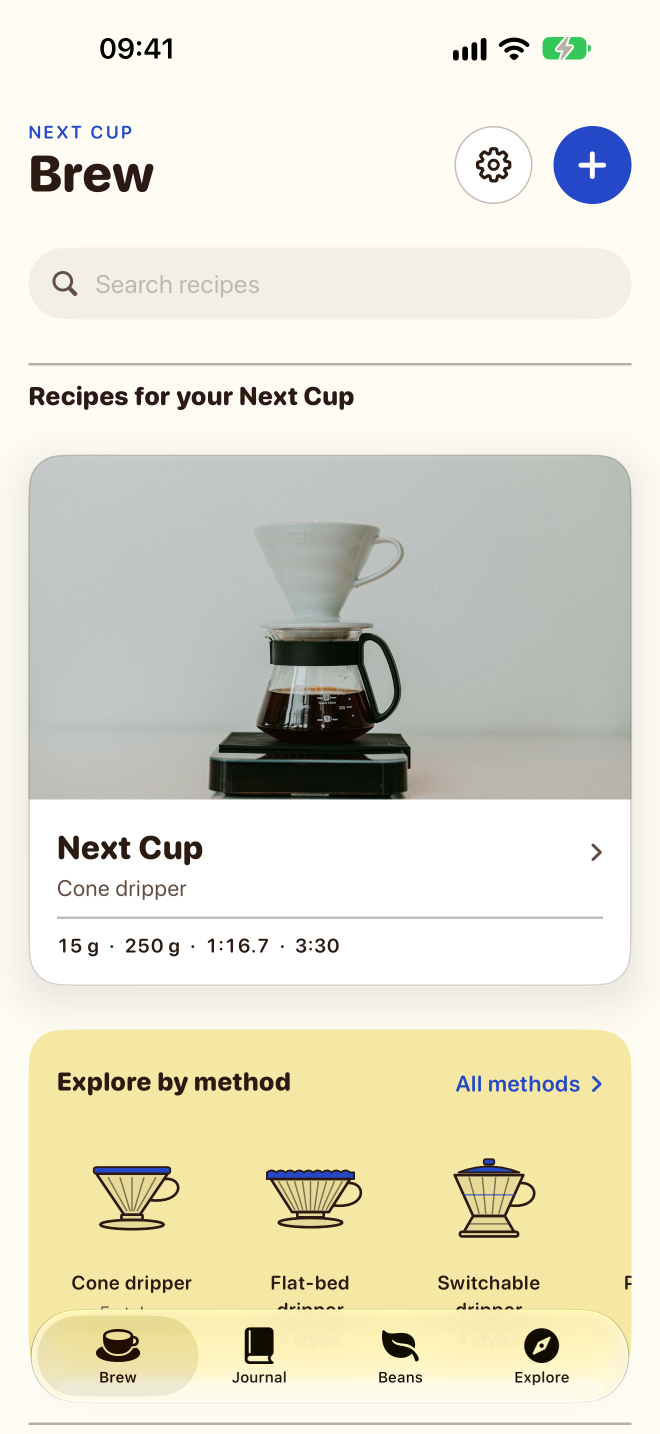
#> input picture docs/app-store/raw/01-next-cup.png, 1320 x 2868 px (shown at 1/2 size); its folder holds only this picture in this run
$ python frame_store_shots.py
#> lines starting #> are read from the running program, lines starting #| are printed output that depends on the picture; after the words box and inside, x2 and y2 are one past the last pixel; in counts of white or black regions, pixels touching at a corner belong together
"""Frames the raw App Store shots (docs/app-store/raw, from AppStoreCaptureUITests) into
captioned 6.9-inch (1320 x 2868) and 6.5-inch (1284 x 2778, 1242 x 2688) PNGs, in the
navy style of the 1.0 marketing set.

Usage: python3 design/frame_store_shots.py [out_dir]
Writes store/ios/screenshots/en-US (6.9 + 6.5) and, when out_dir is given, every size there.
"""

import sys
from pathlib import Path

from PIL import Image, ImageDraw, ImageFilter, ImageFont

ROOT = Path(__file__).resolve().parent.parent
RAW = ROOT / "docs/app-store/raw"
STORE = ROOT / "store/ios/screenshots/en-US"
SF = "/System/Library/Fonts/SFNS.ttf"
W, H = 1320, 2868

# (raw name, headline, subtitle), in store order.
SHOTS = [
    ("01-next-cup", "A recipe for\nyour next cup",
     "Ask AI for Next Cup reads your past brews and saves a new recipe to the Brew tab."),
    ("02-ask-ai", "See what to change\nand why",
     "It compares this brew with similar ones and gives a reason for each change."),
    ("03-start-brew", "Choose how much\ncoffee to make",
     "Tap the plus and minus buttons to set the amount and the dose, or hold one for a dial."),
    ("04-timer", "The timer shows\neach pour",
     "The current step is on screen, on your Lock Screen and in the Dynamic Island."),
    ("06-taste", "Say how the\ncup tasted",
     "Pick what you tasted and rate the cup. It is saved with the brew."),
    ("05-journal", "Your journal keeps\nevery brew",
     "Each entry has the dose, water, grind, time, taste and rating."),
    ("07-beans", "Keep track of\nyour beans",
     "See how fresh each bag is and how much is left. Scan a barcode or QR code to add one."),
    ("08-privacy", "Your journal stays\non your iPhone",
     "Next Cup has no account, no ads and no analytics."),
]
SIZES = {"6.9": (1320, 2868), "6.9-alt": (1290, 2796), "6.5": (1284, 2778), "6.5-small": (1242, 2688)}
IN_STORE = {"6.9", "6.5"}


def font(size, weight):
    # SFNS axes: Width, Optical Size, GRAD, Weight.
    f = ImageFont.truetype(SF, size)
    f.set_variation_by_axes([100, min(size, 96), 400, weight])
    return f


def background():
    # Navy with a lighter glow at the top centre, as in the 1.0 set.
    bg = Image.new("RGB", (W, H), (11, 15, 38))
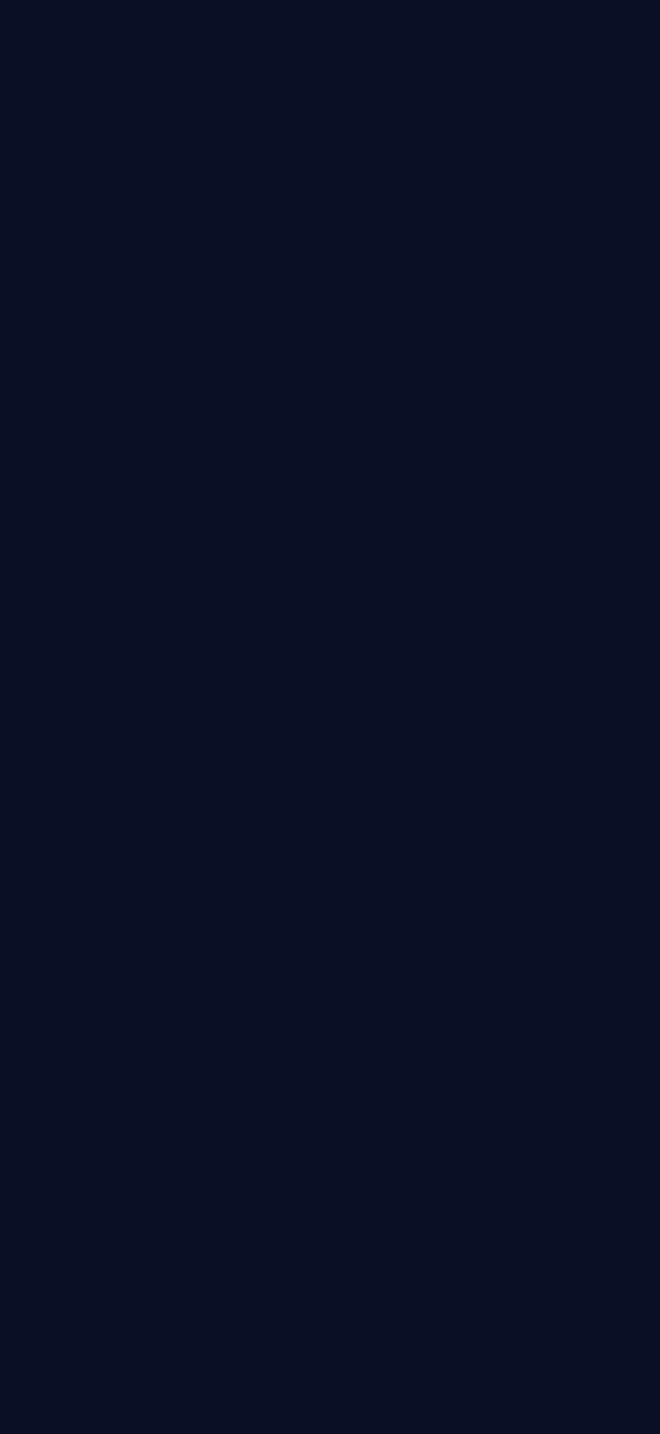
#> bg: PIL image 1320x2868 RGB (shown at 1/2 size); mean R, G, B 11, 15, 38
    glow = Image.new("L", (W, H), 0)
#> glow: PIL image 1320x2868 L; every value is 0
    ImageDraw.Draw(glow).ellipse((-200, -900, W + 200, 1500), fill=255)
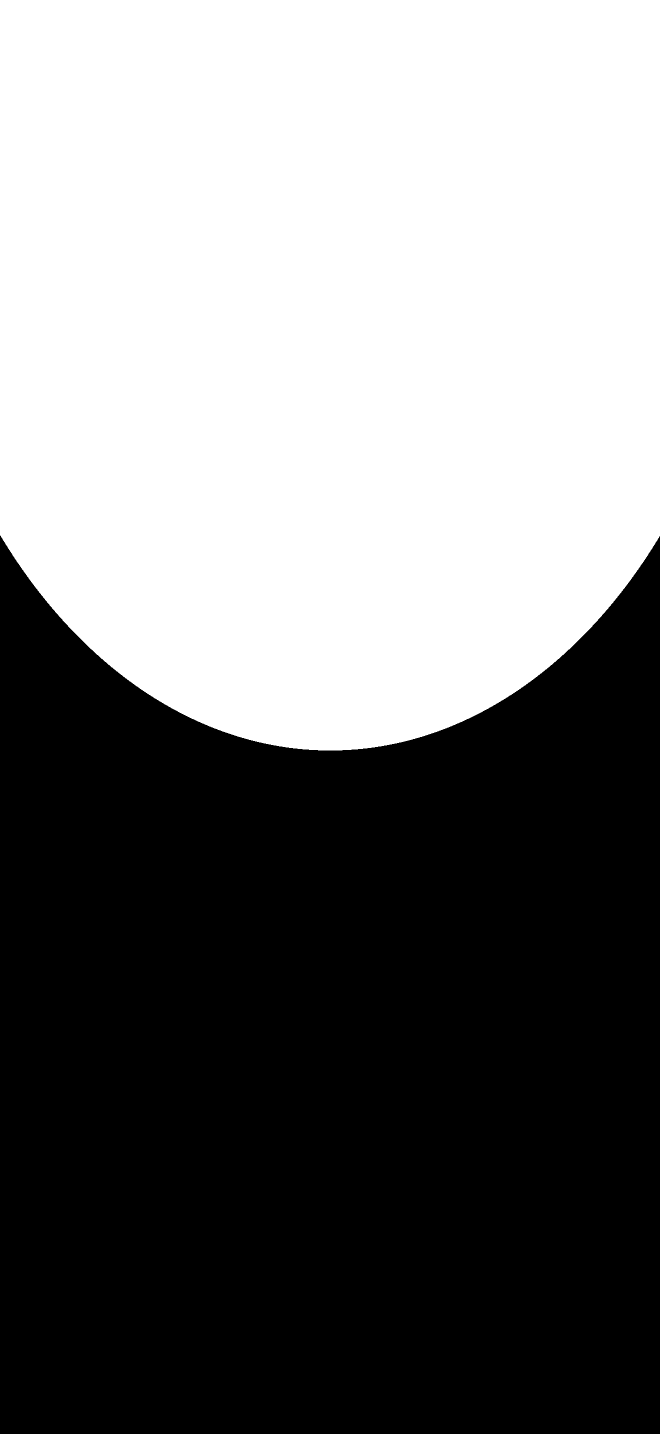
#> glow: PIL image 1320x2868 L (shown at 1/2 size); 47.8% white; 1 white region, box (x1, y1, x2, y2) and area: (0, 0, 1320, 1501) 1807968
    glow = glow.filter(ImageFilter.GaussianBlur(260))
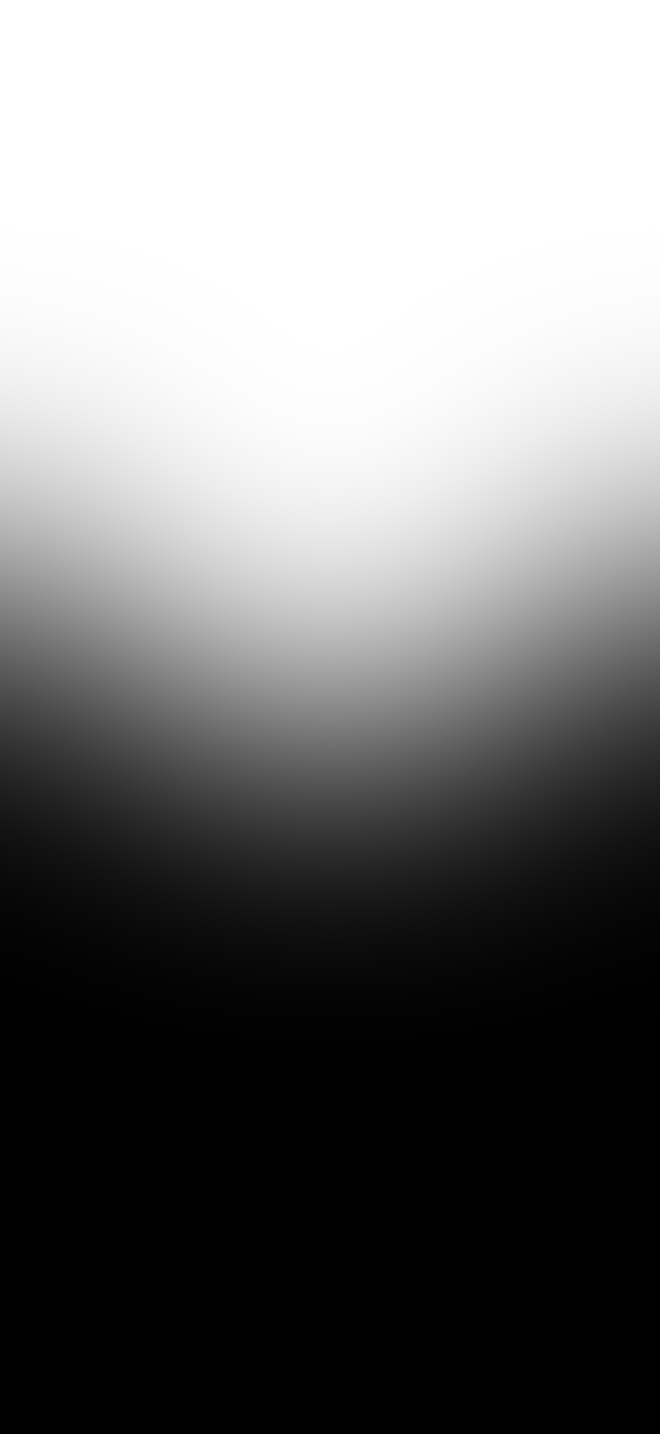
#> glow: PIL image 1320x2868 L (shown at 1/2 size); min 0, max 255, mean 120
    return Image.composite(Image.new("RGB", (W, H), (36, 48, 108)), bg, glow)
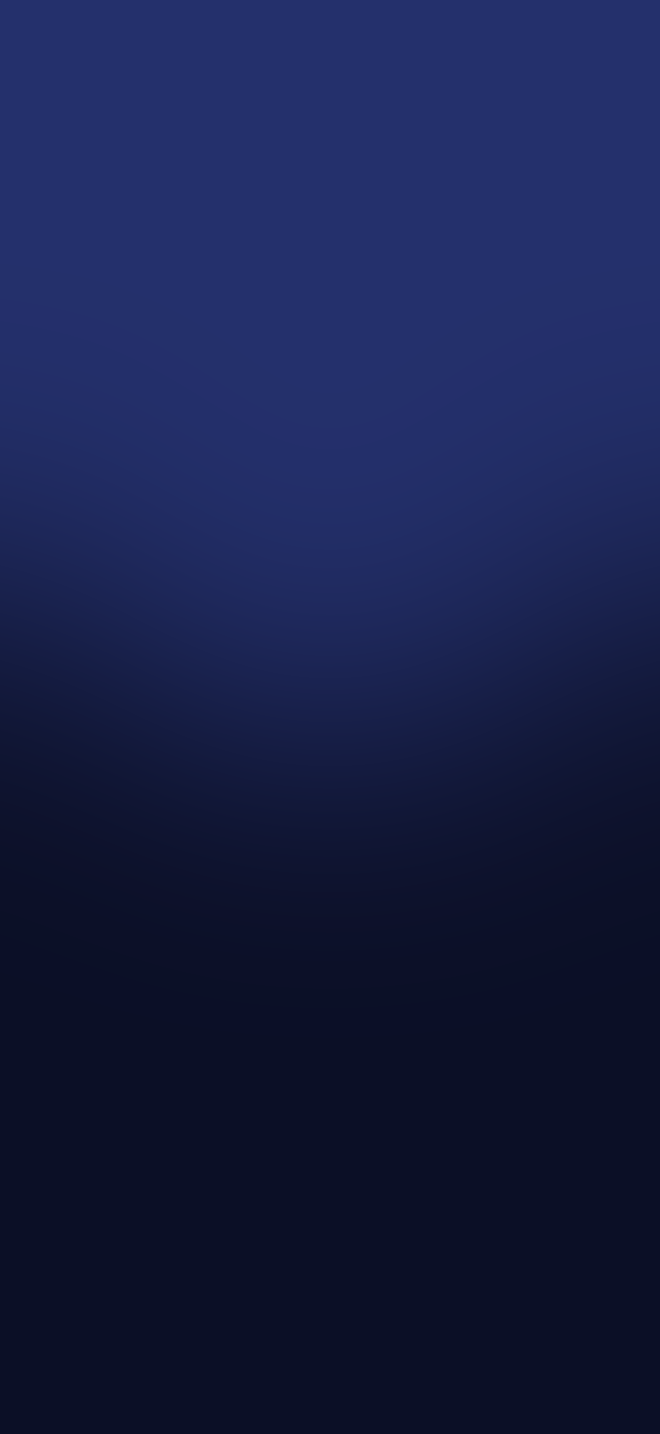
#> returned value: PIL image 1320x2868 RGB (shown at 1/2 size); mean R, G, B 22.8, 30.5, 70.9


def wrap(text, f, width, draw):
    lines, line = [], ""
    for word in text.split():
        trial = f"{line} {word}".strip()
        if draw.textlength(trial, font=f) <= width:
            line = trial
        else:
            lines.append(line)
            line = word
    return lines + [line]


def frame(raw, headline, subtitle):
    im = background()
    d = ImageDraw.Draw(im)
    x = 110
    kicker = font(40, 700)
    cx = x
    for ch in "NEXT CUP":  # tracked caps
        d.text((cx, 190), ch, font=kicker, fill=(240, 138, 60))
        cx += d.textlength(ch, font=kicker) + 7
    head = font(116, 800)
    y = 262
    for line in headline.split("\n"):
        d.text((x - 4, y), line, font=head, fill="white")
        y += 124
    sub = font(46, 400)
    y += 44
    for line in wrap(subtitle, sub, W - 2 * x, d):
        d.text((x, y), line, font=sub, fill=(196, 202, 238))
        y += 64

    # Phone: dark bezel, rounded screen, running off the bottom edge.
    top, left, bezel, radius = max(y + 90, 800), 170, 20, 120
    sw = W - 2 * left - 2 * bezel
    shot = raw.convert("RGB").resize((sw, round(raw.height * sw / raw.width)), Image.LANCZOS)
    pw, ph = sw + 2 * bezel, shot.height + 2 * bezel
    shadow = Image.new("L", (W, H), 0)
    ImageDraw.Draw(shadow).rounded_rectangle(
        (left, top + 30, left + pw, top + ph + 30), radius + bezel, fill=150)
    im.paste((5, 7, 20), mask=shadow.filter(ImageFilter.GaussianBlur(50)))
    d.rounded_rectangle((left, top, left + pw, top + ph), radius + bezel, fill=(8, 10, 24),
                        outline=(52, 60, 110), width=3)
    mask = Image.new("L", shot.size, 0)
    ImageDraw.Draw(mask).rounded_rectangle((0, 0, *shot.size), radius, fill=255)
    im.paste(shot, (left + bezel, top + bezel), mask)
    return im


def main():
    out = Path(sys.argv[1]) if len(sys.argv) > 1 else None
    for old in STORE.glob("*.png"):
        old.unlink()
    for i, (name, headline, subtitle) in enumerate(SHOTS, 1):
        full = frame(Image.open(RAW / f"{name}.png"), headline, subtitle)
        slug = name.split("-", 1)[1]
        for size, (w, h) in SIZES.items():
            scaled = full.resize((w, round(H * w / W)), Image.LANCZOS).crop((0, 0, w, h))
            assert scaled.size == (w, h)
            if size in IN_STORE:
                scaled.save(STORE / f"{i}-{slug}-{size}.png")
            if out:
                (out / size).mkdir(parents=True, exist_ok=True)
                scaled.save(out / size / f"{i:02d}-{slug}.png")


if __name__ == "__main__":
#> (the run stopped early here; a loop or call above may not have finished)
